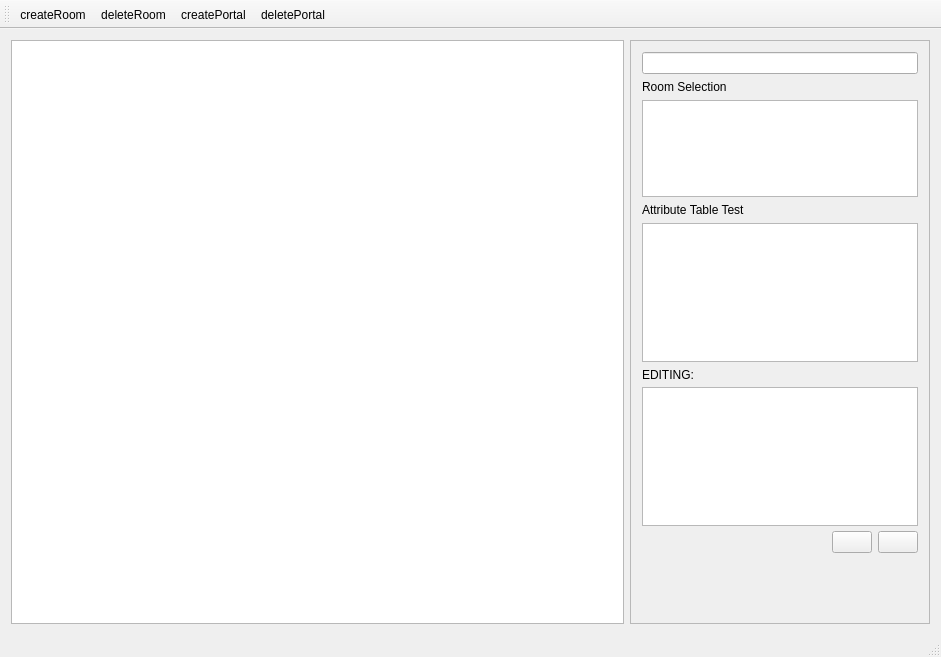
<?xml version="1.0" encoding="UTF-8"?>
<ui version="4.0">
 <class>editor</class>
 <widget class="QMainWindow" name="editor">
  <property name="geometry">
   <rect>
    <x>0</x>
    <y>0</y>
    <width>941</width>
    <height>657</height>
   </rect>
  </property>
  <property name="windowTitle">
   <string>editor</string>
  </property>
  <widget class="QWidget" name="centralWidget">
   <layout class="QVBoxLayout" name="verticalLayout_5">
    <item>
     <layout class="QHBoxLayout" name="horizontalLayout_3">
      <item>
       <widget class="QGraphicsView" name="graphicsView"/>
      </item>
      <item>
       <widget class="QScrollArea" name="scrollArea">
        <property name="enabled">
         <bool>true</bool>
        </property>
        <property name="minimumSize">
         <size>
          <width>300</width>
          <height>200</height>
         </size>
        </property>
        <property name="maximumSize">
         <size>
          <width>300</width>
          <height>9999</height>
         </size>
        </property>
        <property name="horizontalScrollBarPolicy">
         <enum>Qt::ScrollBarAsNeeded</enum>
        </property>
        <property name="widgetResizable">
         <bool>true</bool>
        </property>
        <widget class="QWidget" name="scrollAreaWidgetContents">
         <property name="geometry">
          <rect>
           <x>0</x>
           <y>0</y>
           <width>298</width>
           <height>558</height>
          </rect>
         </property>
         <layout class="QVBoxLayout" name="verticalLayout_4">
          <item>
           <widget class="QLineEdit" name="lineEdit"/>
          </item>
          <item>
           <layout class="QVBoxLayout" name="verticalLayout">
            <item>
             <widget class="QLabel" name="roomSelectionLabel">
              <property name="maximumSize">
               <size>
                <width>100</width>
                <height>25</height>
               </size>
              </property>
              <property name="text">
               <string>Room Selection</string>
              </property>
             </widget>
            </item>
            <item>
             <widget class="QListWidget" name="roomListWidget">
              <property name="maximumSize">
               <size>
                <width>16777215</width>
                <height>150</height>
               </size>
              </property>
             </widget>
            </item>
           </layout>
          </item>
          <item>
           <layout class="QVBoxLayout" name="verticalLayout_3">
            <item>
             <widget class="QLabel" name="label">
              <property name="text">
               <string>Attribute Table Test</string>
              </property>
             </widget>
            </item>
            <item>
             <widget class="QTableWidget" name="tableWidget">
              <property name="enabled">
               <bool>true</bool>
              </property>
              <property name="editTriggers">
               <set>QAbstractItemView::NoEditTriggers</set>
              </property>
              <property name="dragEnabled">
               <bool>false</bool>
              </property>
              <property name="sortingEnabled">
               <bool>true</bool>
              </property>
              <attribute name="horizontalHeaderVisible">
               <bool>false</bool>
              </attribute>
              <attribute name="horizontalHeaderDefaultSectionSize">
               <number>100</number>
              </attribute>
              <attribute name="horizontalHeaderMinimumSectionSize">
               <number>25</number>
              </attribute>
              <attribute name="horizontalHeaderStretchLastSection">
               <bool>true</bool>
              </attribute>
              <attribute name="verticalHeaderVisible">
               <bool>false</bool>
              </attribute>
              <attribute name="verticalHeaderStretchLastSection">
               <bool>false</bool>
              </attribute>
             </widget>
            </item>
           </layout>
          </item>
          <item>
           <layout class="QVBoxLayout" name="verticalLayout_2">
            <property name="spacing">
             <number>5</number>
            </property>
            <property name="rightMargin">
             <number>0</number>
            </property>
            <item>
             <widget class="QLabel" name="roomPropertiesLabel">
              <property name="text">
               <string>EDITING:</string>
              </property>
             </widget>
            </item>
            <item>
             <widget class="QTextEdit" name="paramEditWidget"/>
            </item>
            <item>
             <layout class="QHBoxLayout" name="horizontalLayout">
              <item>
               <spacer name="horizontalSpacer">
                <property name="orientation">
                 <enum>Qt::Horizontal</enum>
                </property>
                <property name="sizeHint" stdset="0">
                 <size>
                  <width>40</width>
                  <height>20</height>
                 </size>
                </property>
               </spacer>
              </item>
              <item>
               <widget class="QPushButton" name="addExit">
                <property name="styleSheet">
                 <string notr="true"/>
                </property>
                <property name="text">
                 <string/>
                </property>
                <property name="icon">
                 <iconset resource="img/icons.qrc">
                  <normaloff>:/icons/icons/create_link.png</normaloff>:/icons/icons/create_link.png</iconset>
                </property>
               </widget>
              </item>
              <item>
               <widget class="QPushButton" name="removeExit">
                <property name="text">
                 <string/>
                </property>
                <property name="icon">
                 <iconset resource="img/icons.qrc">
                  <normaloff>:/icons/icons/delete_link.png</normaloff>:/icons/icons/delete_link.png</iconset>
                </property>
               </widget>
              </item>
             </layout>
            </item>
           </layout>
          </item>
          <item>
           <spacer name="verticalSpacer">
            <property name="orientation">
             <enum>Qt::Vertical</enum>
            </property>
            <property name="sizeHint" stdset="0">
             <size>
              <width>20</width>
              <height>112</height>
             </size>
            </property>
           </spacer>
          </item>
         </layout>
        </widget>
       </widget>
      </item>
     </layout>
    </item>
   </layout>
  </widget>
  <widget class="QMenuBar" name="menuBar">
   <property name="geometry">
    <rect>
     <x>0</x>
     <y>0</y>
     <width>941</width>
     <height>19</height>
    </rect>
   </property>
  </widget>
  <widget class="QToolBar" name="mainToolBar">
   <attribute name="toolBarArea">
    <enum>TopToolBarArea</enum>
   </attribute>
   <attribute name="toolBarBreak">
    <bool>false</bool>
   </attribute>
   <addaction name="actionCreateRoom"/>
   <addaction name="actionDeleteRoom"/>
   <addaction name="actionCreatePortal"/>
   <addaction name="actionDeletePortal"/>
  </widget>
  <widget class="QStatusBar" name="statusBar"/>
  <action name="actionCreateRoom">
   <property name="icon">
    <iconset resource="img/icons.qrc">
     <normaloff>:/icons/icons/create_node.png</normaloff>:/icons/icons/create_node.png</iconset>
   </property>
   <property name="text">
    <string>createRoom</string>
   </property>
  </action>
  <action name="actionDeleteRoom">
   <property name="icon">
    <iconset resource="img/icons.qrc">
     <normaloff>:/icons/icons/delete_node.png</normaloff>:/icons/icons/delete_node.png</iconset>
   </property>
   <property name="text">
    <string>deleteRoom</string>
   </property>
   <property name="toolTip">
    <string>Delete Room</string>
   </property>
  </action>
  <action name="actionCreatePortal">
   <property name="icon">
    <iconset resource="img/icons.qrc">
     <normaloff>:/icons/icons/create_link.png</normaloff>:/icons/icons/create_link.png</iconset>
   </property>
   <property name="text">
    <string>createPortal</string>
   </property>
  </action>
  <action name="actionDeletePortal">
   <property name="icon">
    <iconset resource="img/icons.qrc">
     <normaloff>:/icons/icons/delete_link.png</normaloff>:/icons/icons/delete_link.png</iconset>
   </property>
   <property name="text">
    <string>deletePortal</string>
   </property>
  </action>
 </widget>
 <layoutdefault spacing="6" margin="11"/>
 <resources>
  <include location="img/icons.qrc"/>
 </resources>
 <connections/>
</ui>
